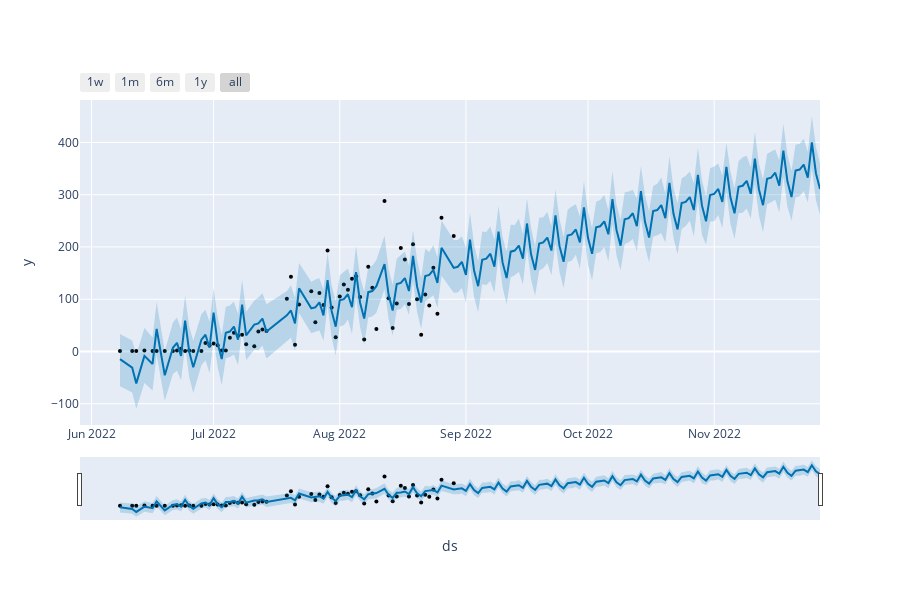

Notebook code cell kept with this figure:
### Markdown cell above
<h4>Gráfico de previsão</h4>

### Code cell
plot_plotly(m, forecast)

### Figure 1 — Plotly figure (JSON) as saved in the notebook; plotly's stock layout.template omitted (floating-point values rounded to 4 significant figures; data arrays with more than 128 entries replaced by an {"elided": "..."} marker saying what was removed)
{"data": [{"marker": {"color": "black", "size": 4}, "mode": "markers", "name": "Actual", "type": "scatter", "x": ["2022-06-08T00:00:00", "2022-06-11T00:00:00", "2022-06-12T00:00:00", "2022-06-14T00:00:00", "2022-06-16T00:00:00", "2022-06-17T00:00:00", "2022-06-19T00:00:00", "2022-06-21T00:00:00", "2022-06-22T00:00:00", "2022-06-23T00:00:00", "2022-06-24T00:00:00", "2022-06-25T00:00:00", "2022-06-26T00:00:00", "2022-06-28T00:00:00", "2022-06-29T00:00:00", "2022-06-30T00:00:00", "2022-07-01T00:00:00", "2022-07-02T00:00:00", "2022-07-03T00:00:00", "2022-07-04T00:00:00", "2022-07-05T00:00:00", "2022-07-06T00:00:00", "2022-07-07T00:00:00", "2022-07-08T00:00:00", "2022-07-09T00:00:00", "2022-07-11T00:00:00", "2022-07-12T00:00:00", "2022-07-13T00:00:00", "2022-07-14T00:00:00", "2022-07-19T00:00:00", "2022-07-20T00:00:00", "2022-07-21T00:00:00", "2022-07-22T00:00:00", "2022-07-25T00:00:00", "2022-07-26T00:00:00", "2022-07-27T00:00:00", "2022-07-28T00:00:00", "2022-07-29T00:00:00", "2022-07-30T00:00:00", "2022-07-31T00:00:00", "2022-08-01T00:00:00", "2022-08-02T00:00:00", "2022-08-03T00:00:00", "2022-08-04T00:00:00", "2022-08-05T00:00:00", "2022-08-06T00:00:00", "2022-08-07T00:00:00", "2022-08-08T00:00:00", "2022-08-09T00:00:00", "2022-08-10T00:00:00", "2022-08-12T00:00:00", "2022-08-13T00:00:00", "2022-08-14T00:00:00", "2022-08-15T00:00:00", "2022-08-16T00:00:00", "2022-08-17T00:00:00", "2022-08-18T00:00:00", "2022-08-19T00:00:00", "2022-08-20T00:00:00", "2022-08-21T00:00:00", "2022-08-22T00:00:00", "2022-08-23T00:00:00", "2022-08-24T00:00:00", "2022-08-25T00:00:00", "2022-08-26T00:00:00", "2022-08-29T00:00:00"], "y": [1, 1, 1, 2, 1, 1, 1, 1, 2, 5, 1, 2, 1, 1, 16, 12, 15, 12, 2, 2, 26, 36, 30, 32, 14, 10, 38, 42, 39, 101, 143, 13, 90, 115, 56, 112, 89, 193, 84, 27, 105, 128, 118, 139, 144, 104, 23, 162, 122, 43, 288, 102, 45, 92, 198, 176, 91, 205, 100, 32, 109, 88, 160, 72, 256, 221]}, {"hoverinfo": "skip", "line": {"width": 0}, "mode": "lines", "type": "scatter", "x": {"elided": "156 str values"}, "y": {"elided": "156 float values"}}, {"fill": "tonexty", "fillcolor": "rgba(0, 114, 178, 0.2)", "line": {"color": "#0072B2", "width": 2}, "mode": "lines", "name": "Predicted", "type": "scatter", "x": {"elided": "156 str values"}, "y": {"elided": "156 float values"}}, {"fill": "tonexty", "fillcolor": "rgba(0, 114, 178, 0.2)", "hoverinfo": "skip", "line": {"width": 0}, "mode": "lines", "type": "scatter", "x": {"elided": "156 str values"}, "y": {"elided": "156 float values"}}], "layout": {"height": 600, "showlegend": false, "width": 900, "xaxis": {"autorange": true, "range": ["2022-05-29 04:06:51.4286", "2022-11-27"], "rangeselector": {"buttons": [{"count": 7, "label": "1w", "step": "day", "stepmode": "backward"}, {"count": 1, "label": "1m", "step": "month", "stepmode": "backward"}, {"count": 6, "label": "6m", "step": "month", "stepmode": "backward"}, {"count": 1, "label": "1y", "step": "year", "stepmode": "backward"}, {"step": "all"}]}, "rangeslider": {"autorange": true, "range": ["2022-05-29 04:06:51.4286", "2022-11-27"], "visible": true, "yaxis": {"_template": null, "rangemode": "match"}}, "title": {"text": "ds"}, "type": "date"}, "yaxis": {"autorange": true, "range": [-140.8, 481.3], "title": {"text": "y"}, "type": "linear"}}}
